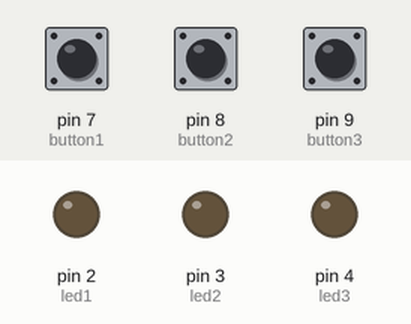
A sketch run on a simulated Arduino Uno, built with avr-gcc and run on an emulated ATmega328P. Parts: output pins drawn as LEDs (lit = HIGH). Dashed ring = blinking. The inputs (shaded band) are chosen by the test bench; at power-on: pin 7 (button1) LOW, pin 8 (button2) HIGH, pin 9 (button3) HIGH.

Above: at 1.2 s.
1.3 s: pin 7 (button1) pulled HIGH for 0.15 s
At 2.3 s:
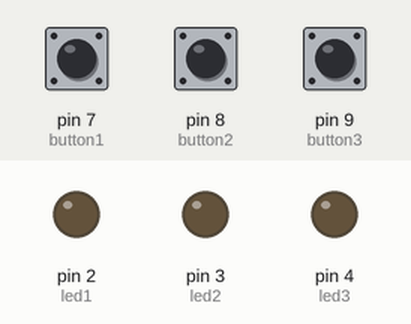
3.0 s: pin 8 (button2) pulled LOW for 0.15 s
At 3.4 s:
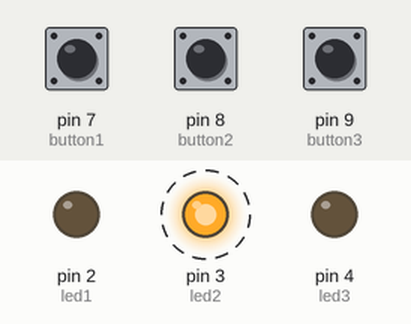
6.0 s: pin 9 (button3) pulled LOW for 0.15 s
At 7.1 s:
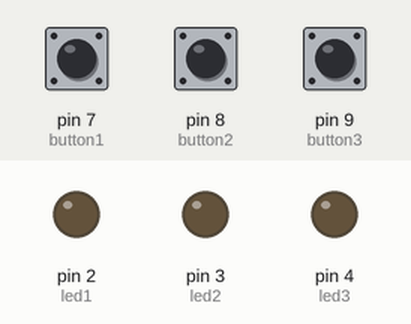
7.7 s: pin 9 (button3) pulled LOW for 1 s
At 9.3 s:
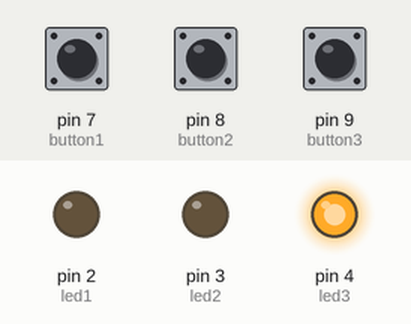
11.7 s: pin 7 (button1) pulled HIGH for 1 s
At 13.5 s:
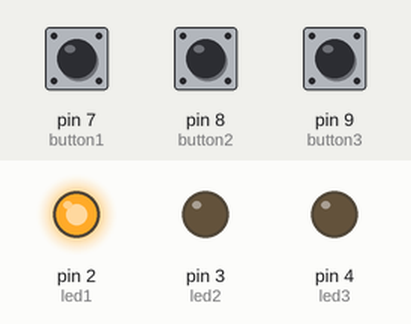
15.7 s: pin 7 (button1) pulled HIGH for 3.2 s
At 17.0 s:
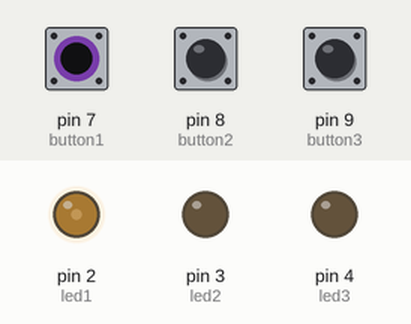
Timing chart, 0 to 20.4 s (numbered marks = the images above; inputs shaded):
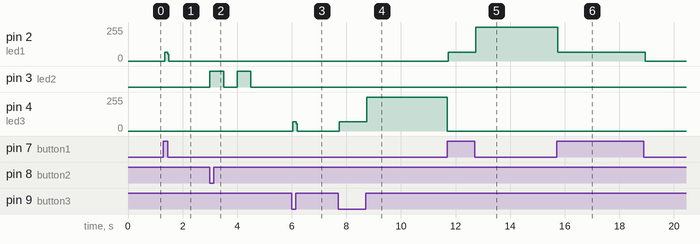

The sketch:

main.ino
```cpp
#define led1 2 //แดง
#define led2 3 //เหลือง
#define led3 4 //เขียว
#define button1 7 //ซ้าย
#define button2 8 //กลาง
#define button3 9 //ขวา

long timerLed1 = 0;
long timerLed2 = 0;
long timerLed3 = 0;

long timerSwitch1 = 0;
long timerSwitch2 = 0;
long timerSwitch3 = 0;

int greenOn = 0;
int yellowOn = 0;
int redOn = 0;

int currentRed;
int currentGreen;
int currentYellow;

int yellowDelay = 2000;
int greenDelay = 3000;
int redDelay = 3000;

void setup(){
    pinMode(led1,OUTPUT);
    pinMode(led2,OUTPUT);
    pinMode(led3,OUTPUT);
    pinMode(button1,INPUT);
    pinMode(button2,INPUT);
    pinMode(button3,INPUT_PULLUP);

}
void loop(){
  if(digitalRead(button3) == LOW && redOn == 0){
      digitalWrite(led3, HIGH);
    greenOn = 1;
  }
  if(greenOn == 1){
      currentGreen = millis();
  }
  if(greenOn == 1 && digitalRead(button3) == LOW){
      digitalWrite(led3,LOW);
    greenOn = 0;
    timerLed3 = currentGreen;
  }
  if(currentGreen - timerLed3 >= greenDelay){
      digitalWrite(led3,LOW);
    greenOn = 0;
    timerLed3 = currentGreen;
  }


  if(digitalRead(button2) == LOW && redOn == 0 && greenOn == 0){
      digitalWrite(led2, HIGH);
    yellowOn = 1;
    delay(500);
  }
  if(yellowOn == 1){
    currentYellow = millis();
    digitalWrite(led2,LOW);
    delay(500);
    digitalWrite(led2,HIGH);
    delay(500);
    digitalWrite(led2,LOW);
    delay(500);
    yellowOn = 0;
  }
  if(currentYellow - timerLed2 >= yellowDelay){
    timerLed2 = currentYellow;
  }


  if (digitalRead(button1) == HIGH)
  {
    digitalWrite(led1, HIGH);
    redOn = 1;
  }
  if (redOn == 1)
  {
    currentRed = millis();
  }
  if(redOn == 1 && digitalRead(button1) == HIGH){
      digitalWrite(led1,LOW);
    redOn = 0;
    timerLed1 = currentRed;
  }
  if (currentRed - timerLed1 >= redDelay)
  {
    digitalWrite(led1, LOW);
    redOn = 0;
    timerLed1 = currentRed;
  }
}
```

Measured:
- after the input at 1.3 s, pin 2 (led1): 0/255 → 67/255 at once, → 0/255 0.12 s later
- after the input at 3.0 s, pin 3 (led2): alternates HIGH for 0.50 s and LOW for 0.50 s, 4 changes in all, then stays LOW, starting at once
- after the input at 6.0 s, pin 4 (led3): 0/255 → 71/255 at once, → 0/255 0.12 s later
- after the input at 7.7 s, pin 4 (led3): 0/255 → 71/255 at once, → 255/255 1.0 s later, → 0/255 3.0 s later
- after the input at 11.7 s, pin 2 (led1): 0/255 → 67/255 at once, → 255/255 1.0 s later
- after the input at 15.7 s, pin 2 (led1): 255/255 → 67/255 at once, → 0/255 3.2 s later
